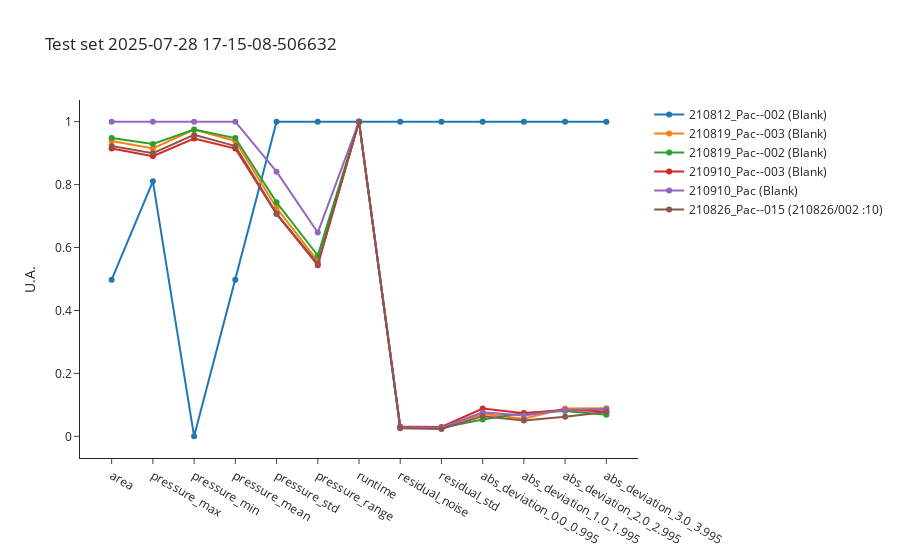
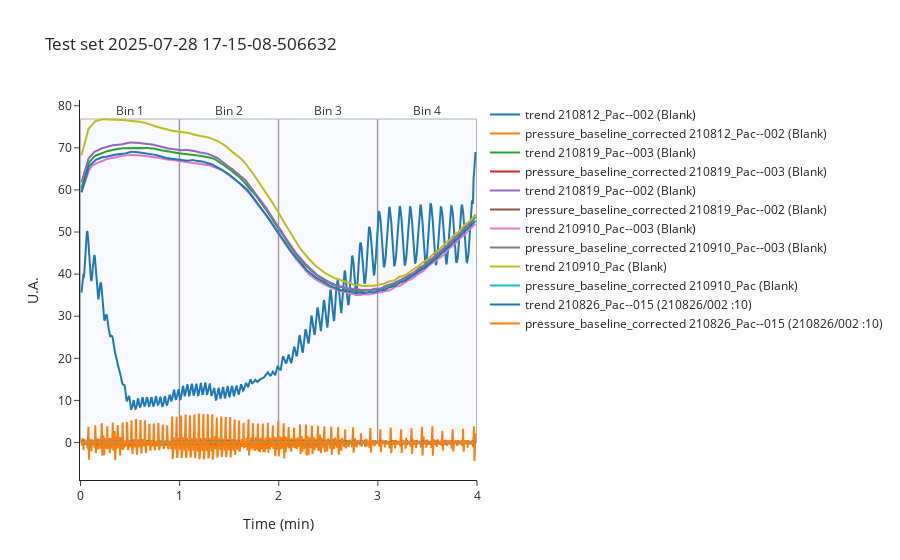
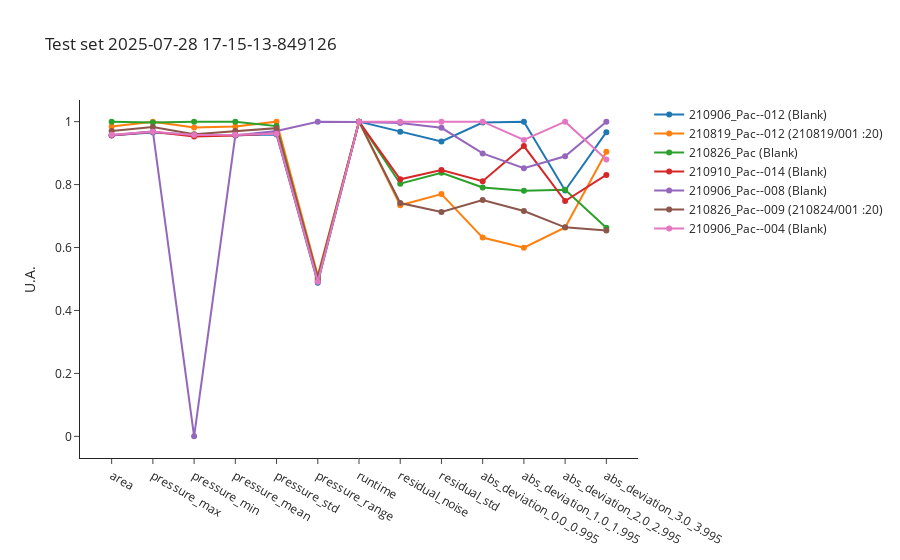
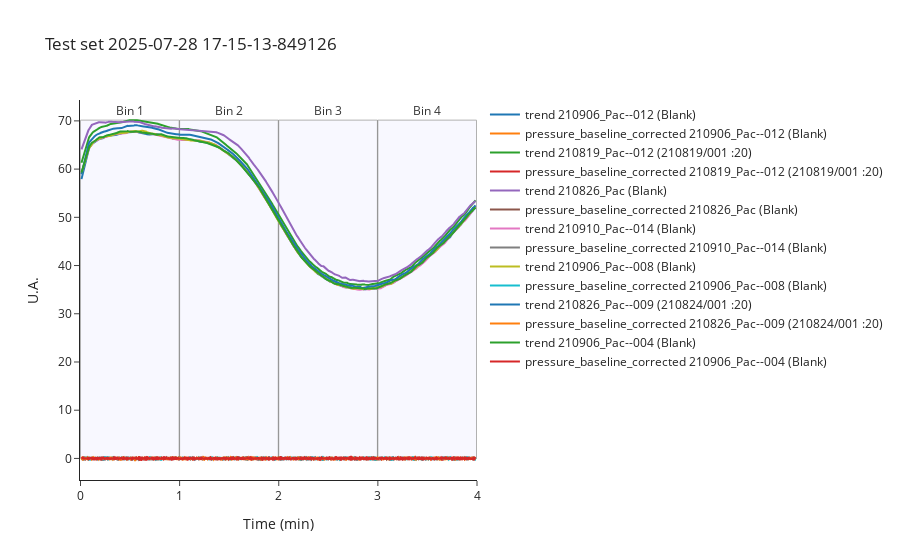

Here is the notebook cell these charts were saved with, in order:
### Code cell
test_dates = []
import datetime
import random
for i in [1, 2, 3, 4]:
    now = datetime.datetime.now().isoformat()
    now = now.replace(":", "-").replace(".", "-").replace("T", " ")
    test_dates.append(now)

    test_indices = random.sample(test_source_indices, random.randint(5, 8))
    print("Test set ", now ,  " indices: ", test_indices)

    test_data = ana.get_features(test_indices)
    test_metadata = ana.get_metadata(test_indices)
    test_data.to_csv(f"dev/test_{now}_features.csv", index=False)
    test_metadata.to_csv(f"dev/test_{now}_metadata.csv", index=False)

    fig_test_curves=ana.plot_pressure_curves(indices = test_indices)
    fig_test_curves.update_layout(showlegend=False)
    fig_test_curves.write_image(f"dev/figures/fig_test_{now}_curves.png", width=1000, height= 350, scale = 3)
    #fig_test_curves.update_layout(showlegend=True)
    #fig_test_curves.show()

    fig_test_features=ana.plot_features(indices = test_indices)
    fig_test_features.update_layout(showlegend=False)
    fig_test_features.write_image(f"dev/figures/fig_test_{now}_features.png", width=1100, height= 350, scale = 3)
    fig_test_features.update_layout(title=f"Test set {now}", showlegend=True)
    fig_test_features.show()
    
    fig_test_features_raw = ana.plot_features_raw(indices = test_indices)
    fig_test_features_raw.update_layout(showlegend=False)
    fig_test_features_raw.write_image(f"dev/figures/fig_test_{now}_features_raw.png", width=1100, height= 350, scale = 3)
    fig_test_features_raw.update_layout(title=f"Test set {now}", showlegend=True)
    fig_test_features_raw.show()


test_set = test_data
test_set_meta = test_metadata
%store test_set test_set_meta

### Figure 1 — Plotly figure (JSON) as saved in the notebook; plotly's stock layout.template omitted (floating-point values rounded to 4 significant figures)
{"data": [{"hovertemplate": "<b>index: </b>15<br><b>name: </b>210812_Pac--002<br><b>path: </b>C:/Users/Sandeep/Desktop/ExtractedSignals\\210812_Pac 2021-08-12 10-30-07\\210812_Pac--002.D<br><b>batch: </b>210812_Pac 2021-08-12 10-30-07<br><b>batch_position: </b>2<br><b>idle_time: </b>39.0<br><b>sample: </b>Blank<br><b>method: </b>SAA_411_Pac.M<br><b>timestamp: </b>2021-08-12 10:36:26<br><b>detector: </b>G1315C<br><b>pump: </b>G7110B<br><b>start_time: </b>2021-08-12 10:37:00<br><b>end_time: </b>2021-08-12 10:41:00<br><b>runtime: </b>239.7000000000036<br><b>x: </b>%{x}<br><b>y: </b>%{y}<extra></extra>", "mode": "markers+lines", "name": "210812_Pac--002 (Blank)", "text": "<b>index: </b>15<br><b>name: </b>210812_Pac--002<br><b>path: </b>C:/Users/Sandeep/Desktop/ExtractedSignals\\210812_Pac 2021-08-12 10-30-07\\210812_Pac--002.D<br><b>batch: </b>210812_Pac 2021-08-12 10-30-07<br><b>batch_position: </b>2<br><b>idle_time: </b>39.0<br><b>sample: </b>Blank<br><b>method: </b>SAA_411_Pac.M<br><b>timestamp: </b>2021-08-12 10:36:26<br><b>detector: </b>G1315C<br><b>pump: </b>G7110B<br><b>start_time: </b>2021-08-12 10:37:00<br><b>end_time: </b>2021-08-12 10:41:00<br><b>runtime: </b>239.7000000000036", "type": "scatter", "x": ["area", "pressure_max", "pressure_min", "pressure_mean", "pressure_std", "pressure_range", "runtime", "residual_noise", "residual_std", "abs_deviation_0.0_0.995", "abs_deviation_1.0_1.995", "abs_deviation_2.0_2.995", "abs_deviation_3.0_3.995"], "y": [0.4977, 0.8105, 0, 0.4979, 1, 1, 1, 1, 1, 1, 1, 1, 1]}, {"hovertemplate": "<b>index: </b>118<br><b>name: </b>210819_Pac--003<br><b>path: </b>C:/Users/Sandeep/Desktop/ExtractedSignals\\210819_Pac 2021-08-19 15-50-49\\210819_Pac--003.D<br><b>batch: </b>210819_Pac 2021-08-19 15-50-49<br><b>batch_position: </b>3<br><b>idle_time: </b>39.0<br><b>sample: </b>Blank<br><b>method: </b>SAA_411_Pac.M<br><b>timestamp: </b>2021-08-19 16:02:09<br><b>detector: </b>G1315C<br><b>pump: </b>G7110B<br><b>start_time: </b>2021-08-19 16:02:43<br><b>end_time: </b>2021-08-19 16:06:43<br><b>runtime: </b>239.7000000000036<br><b>x: </b>%{x}<br><b>y: </b>%{y}<extra></extra>", "mode": "markers+lines", "name": "210819_Pac--003 (Blank)", "text": "<b>index: </b>118<br><b>name: </b>210819_Pac--003<br><b>path: </b>C:/Users/Sandeep/Desktop/ExtractedSignals\\210819_Pac 2021-08-19 15-50-49\\210819_Pac--003.D<br><b>batch: </b>210819_Pac 2021-08-19 15-50-49<br><b>batch_position: </b>3<br><b>idle_time: </b>39.0<br><b>sample: </b>Blank<br><b>method: </b>SAA_411_Pac.M<br><b>timestamp: </b>2021-08-19 16:02:09<br><b>detector: </b>G1315C<br><b>pump: </b>G7110B<br><b>start_time: </b>2021-08-19 16:02:43<br><b>end_time: </b>2021-08-19 16:06:43<br><b>runtime: </b>239.7000000000036", "type": "scatter", "x": ["area", "pressure_max", "pressure_min", "pressure_mean", "pressure_std", "pressure_range", "runtime", "residual_noise", "residual_std", "abs_deviation_0.0_0.995", "abs_deviation_1.0_1.995", "abs_deviation_2.0_2.995", "abs_deviation_3.0_3.995"], "y": [0.9386, 0.9147, 0.9751, 0.9386, 0.7258, 0.557, 1, 0.02907, 0.02757, 0.07061, 0.05572, 0.08818, 0.08902]}, {"hovertemplate": "<b>index: </b>117<br><b>name: </b>210819_Pac--002<br><b>path: </b>C:/Users/Sandeep/Desktop/ExtractedSignals\\210819_Pac 2021-08-19 15-50-49\\210819_Pac--002.D<br><b>batch: </b>210819_Pac 2021-08-19 15-50-49<br><b>batch_position: </b>2<br><b>idle_time: </b>39.0<br><b>sample: </b>Blank<br><b>method: </b>SAA_411_Pac.M<br><b>timestamp: </b>2021-08-19 15:57:29<br><b>detector: </b>G1315C<br><b>pump: </b>G7110B<br><b>start_time: </b>2021-08-19 15:58:03<br><b>end_time: </b>2021-08-19 16:02:04<br><b>runtime: </b>239.7000000000036<br><b>x: </b>%{x}<br><b>y: </b>%{y}<extra></extra>", "mode": "markers+lines", "name": "210819_Pac--002 (Blank)", "text": "<b>index: </b>117<br><b>name: </b>210819_Pac--002<br><b>path: </b>C:/Users/Sandeep/Desktop/ExtractedSignals\\210819_Pac 2021-08-19 15-50-49\\210819_Pac--002.D<br><b>batch: </b>210819_Pac 2021-08-19 15-50-49<br><b>batch_position: </b>2<br><b>idle_time: </b>39.0<br><b>sample: </b>Blank<br><b>method: </b>SAA_411_Pac.M<br><b>timestamp: </b>2021-08-19 15:57:29<br><b>detector: </b>G1315C<br><b>pump: </b>G7110B<br><b>start_time: </b>2021-08-19 15:58:03<br><b>end_time: </b>2021-08-19 16:02:04<br><b>runtime: </b>239.7000000000036", "type": "scatter", "x": ["area", "pressure_max", "pressure_min", "pressure_mean", "pressure_std", "pressure_range", "runtime", "residual_noise", "residual_std", "abs_deviation_0.0_0.995", "abs_deviation_1.0_1.995", "abs_deviation_2.0_2.995", "abs_deviation_3.0_3.995"], "y": [0.9479, 0.929, 0.9751, 0.9479, 0.7436, 0.5746, 1, 0.02788, 0.02719, 0.05377, 0.07451, 0.08033, 0.06841]}, {"hovertemplate": "<b>index: </b>268<br><b>name: </b>210910_Pac--003<br><b>path: </b>C:/Users/Sandeep/Desktop/ExtractedSignals\\210910_Pac 2021-09-10 14-25-54\\210910_Pac--003.D<br><b>batch: </b>210910_Pac 2021-09-10 14-25-54<br><b>batch_position: </b>3<br><b>idle_time: </b>37.0<br><b>sample: </b>Blank<br><b>method: </b>SAA_411_Pac.M<br><b>timestamp: </b>2021-09-10 14:36:49<br><b>detector: </b>G1315C<br><b>pump: </b>G7110B<br><b>start_time: </b>2021-09-10 14:37:21<br><b>end_time: </b>2021-09-10 14:41:21<br><b>runtime: </b>239.7000000000036<br><b>x: </b>%{x}<br><b>y: </b>%{y}<extra></extra>", "mode": "markers+lines", "name": "210910_Pac--003 (Blank)", "text": "<b>index: </b>268<br><b>name: </b>210910_Pac--003<br><b>path: </b>C:/Users/Sandeep/Desktop/ExtractedSignals\\210910_Pac 2021-09-10 14-25-54\\210910_Pac--003.D<br><b>batch: </b>210910_Pac 2021-09-10 14-25-54<br><b>batch_position: </b>3<br><b>idle_time: </b>37.0<br><b>sample: </b>Blank<br><b>method: </b>SAA_411_Pac.M<br><b>timestamp: </b>2021-09-10 14:36:49<br><b>detector: </b>G1315C<br><b>pump: </b>G7110B<br><b>start_time: </b>2021-09-10 14:37:21<br><b>end_time: </b>2021-09-10 14:41:21<br><b>runtime: </b>239.7000000000036", "type": "scatter", "x": ["area", "pressure_max", "pressure_min", "pressure_mean", "pressure_std", "pressure_range", "runtime", "residual_noise", "residual_std", "abs_deviation_0.0_0.995", "abs_deviation_1.0_1.995", "abs_deviation_2.0_2.995", "abs_deviation_3.0_3.995"], "y": [0.9146, 0.8903, 0.9464, 0.9146, 0.7064, 0.5437, 1, 0.03144, 0.02984, 0.08841, 0.07321, 0.08471, 0.07906]}, {"hovertemplate": "<b>index: </b>266<br><b>name: </b>210910_Pac<br><b>path: </b>C:/Users/Sandeep/Desktop/ExtractedSignals\\210910_Pac 2021-09-10 14-25-54\\210910_Pac.D<br><b>batch: </b>210910_Pac 2021-09-10 14-25-54<br><b>batch_position: </b>1<br><b>idle_time: </b>142.0<br><b>sample: </b>Blank<br><b>method: </b>SAA_411_Pac.M<br><b>timestamp: </b>2021-09-10 14:25:59<br><b>detector: </b>G1315C<br><b>pump: </b>G7110B<br><b>start_time: </b>2021-09-10 14:28:06<br><b>end_time: </b>2021-09-10 14:32:06<br><b>runtime: </b>239.7000000000036<br><b>x: </b>%{x}<br><b>y: </b>%{y}<extra></extra>", "mode": "markers+lines", "name": "210910_Pac (Blank)", "text": "<b>index: </b>266<br><b>name: </b>210910_Pac<br><b>path: </b>C:/Users/Sandeep/Desktop/ExtractedSignals\\210910_Pac 2021-09-10 14-25-54\\210910_Pac.D<br><b>batch: </b>210910_Pac 2021-09-10 14-25-54<br><b>batch_position: </b>1<br><b>idle_time: </b>142.0<br><b>sample: </b>Blank<br><b>method: </b>SAA_411_Pac.M<br><b>timestamp: </b>2021-09-10 14:25:59<br><b>detector: </b>G1315C<br><b>pump: </b>G7110B<br><b>start_time: </b>2021-09-10 14:28:06<br><b>end_time: </b>2021-09-10 14:32:06<br><b>runtime: </b>239.7000000000036", "type": "scatter", "x": ["area", "pressure_max", "pressure_min", "pressure_mean", "pressure_std", "pressure_range", "runtime", "residual_noise", "residual_std", "abs_deviation_0.0_0.995", "abs_deviation_1.0_1.995", "abs_deviation_2.0_2.995", "abs_deviation_3.0_3.995"], "y": [1, 1, 1, 1, 0.8409, 0.6477, 1, 0.02904, 0.02726, 0.07616, 0.06627, 0.0838, 0.08655]}, {"hovertemplate": "<b>index: </b>163<br><b>name: </b>210826_Pac--015<br><b>path: </b>C:/Users/Sandeep/Desktop/ExtractedSignals\\210826_Pac 2021-08-26 16-15-14\\210826_Pac--015.D<br><b>batch: </b>210826_Pac 2021-08-26 16-15-14<br><b>batch_position: </b>15<br><b>idle_time: </b>40.0<br><b>sample: </b>210826/002 :10<br><b>method: </b>SAA_411_Pac.M<br><b>timestamp: </b>2021-08-26 17:20:52<br><b>detector: </b>G1315C<br><b>pump: </b>G7110B<br><b>start_time: </b>2021-08-26 17:21:26<br><b>end_time: </b>2021-08-26 17:25:26<br><b>runtime: </b>239.7000000000036<br><b>x: </b>%{x}<br><b>y: </b>%{y}<extra></extra>", "mode": "markers+lines", "name": "210826_Pac--015 (210826/002 :10)", "text": "<b>index: </b>163<br><b>name: </b>210826_Pac--015<br><b>path: </b>C:/Users/Sandeep/Desktop/ExtractedSignals\\210826_Pac 2021-08-26 16-15-14\\210826_Pac--015.D<br><b>batch: </b>210826_Pac 2021-08-26 16-15-14<br><b>batch_position: </b>15<br><b>idle_time: </b>40.0<br><b>sample: </b>210826/002 :10<br><b>method: </b>SAA_411_Pac.M<br><b>timestamp: </b>2021-08-26 17:20:52<br><b>detector: </b>G1315C<br><b>pump: </b>G7110B<br><b>start_time: </b>2021-08-26 17:21:26<br><b>end_time: </b>2021-08-26 17:25:26<br><b>runtime: </b>239.7000000000036", "type": "scatter", "x": ["area", "pressure_max", "pressure_min", "pressure_mean", "pressure_std", "pressure_range", "runtime", "residual_noise", "residual_std", "abs_deviation_0.0_0.995", "abs_deviation_1.0_1.995", "abs_deviation_2.0_2.995", "abs_deviation_3.0_3.995"], "y": [0.9224, 0.8998, 0.9579, 0.9223, 0.7081, 0.5487, 1, 0.02571, 0.0233, 0.06416, 0.05017, 0.06234, 0.07716]}], "layout": {"showlegend": true, "title": {"text": "Test set 2025-07-28 17-15-08-506632"}, "xaxis": {"title": {}}, "yaxis": {"title": {"text": "U.A."}}}}

### Figure 2 — Plotly figure (JSON) as saved in the notebook; plotly's stock layout.template omitted (floating-point values rounded to 4 significant figures; data arrays with more than 128 entries replaced by an {"elided": "..."} marker saying what was removed)
{"data": [{"mode": "lines", "name": "trend 210812_Pac--002 (Blank)", "text": "15. 210812_Pac--002 (Blank)<br>Batch: 210812_Pac 2021-08-12 10-30-07<br>Method: SAA_411_Pac.M", "type": "scatter", "x": {"elided": "796 float values"}, "y": {"elided": "796 float values"}}, {"mode": "lines", "name": "pressure_baseline_corrected 210812_Pac--002 (Blank)", "text": "15. 210812_Pac--002 (Blank)<br>Batch: 210812_Pac 2021-08-12 10-30-07<br>Method: SAA_411_Pac.M", "type": "scatter", "x": {"elided": "796 float values"}, "y": {"elided": "796 float values"}}, {"mode": "lines", "name": "trend 210819_Pac--003 (Blank)", "text": "118. 210819_Pac--003 (Blank)<br>Batch: 210819_Pac 2021-08-19 15-50-49<br>Method: SAA_411_Pac.M", "type": "scatter", "x": {"elided": "796 float values"}, "y": {"elided": "796 float values"}}, {"mode": "lines", "name": "pressure_baseline_corrected 210819_Pac--003 (Blank)", "text": "118. 210819_Pac--003 (Blank)<br>Batch: 210819_Pac 2021-08-19 15-50-49<br>Method: SAA_411_Pac.M", "type": "scatter", "x": {"elided": "796 float values"}, "y": {"elided": "796 float values"}}, {"mode": "lines", "name": "trend 210819_Pac--002 (Blank)", "text": "117. 210819_Pac--002 (Blank)<br>Batch: 210819_Pac 2021-08-19 15-50-49<br>Method: SAA_411_Pac.M", "type": "scatter", "x": {"elided": "796 float values"}, "y": {"elided": "796 float values"}}, {"mode": "lines", "name": "pressure_baseline_corrected 210819_Pac--002 (Blank)", "text": "117. 210819_Pac--002 (Blank)<br>Batch: 210819_Pac 2021-08-19 15-50-49<br>Method: SAA_411_Pac.M", "type": "scatter", "x": {"elided": "796 float values"}, "y": {"elided": "796 float values"}}, {"mode": "lines", "name": "trend 210910_Pac--003 (Blank)", "text": "268. 210910_Pac--003 (Blank)<br>Batch: 210910_Pac 2021-09-10 14-25-54<br>Method: SAA_411_Pac.M", "type": "scatter", "x": {"elided": "796 float values"}, "y": {"elided": "796 float values"}}, {"mode": "lines", "name": "pressure_baseline_corrected 210910_Pac--003 (Blank)", "text": "268. 210910_Pac--003 (Blank)<br>Batch: 210910_Pac 2021-09-10 14-25-54<br>Method: SAA_411_Pac.M", "type": "scatter", "x": {"elided": "796 float values"}, "y": {"elided": "796 float values"}}, {"mode": "lines", "name": "trend 210910_Pac (Blank)", "text": "266. 210910_Pac (Blank)<br>Batch: 210910_Pac 2021-09-10 14-25-54<br>Method: SAA_411_Pac.M", "type": "scatter", "x": {"elided": "796 float values"}, "y": {"elided": "796 float values"}}, {"mode": "lines", "name": "pressure_baseline_corrected 210910_Pac (Blank)", "text": "266. 210910_Pac (Blank)<br>Batch: 210910_Pac 2021-09-10 14-25-54<br>Method: SAA_411_Pac.M", "type": "scatter", "x": {"elided": "796 float values"}, "y": {"elided": "796 float values"}}, {"mode": "lines", "name": "trend 210826_Pac--015 (210826/002 :10)", "text": "163. 210826_Pac--015 (210826/002 :10)<br>Batch: 210826_Pac 2021-08-26 16-15-14<br>Method: SAA_411_Pac.M", "type": "scatter", "x": {"elided": "796 float values"}, "y": {"elided": "796 float values"}}, {"mode": "lines", "name": "pressure_baseline_corrected 210826_Pac--015 (210826/002 :10)", "text": "163. 210826_Pac--015 (210826/002 :10)<br>Batch: 210826_Pac 2021-08-26 16-15-14<br>Method: SAA_411_Pac.M", "type": "scatter", "x": {"elided": "796 float values"}, "y": {"elided": "796 float values"}}], "layout": {"annotations": [{"align": "center", "font": {"color": "black", "size": 12}, "hovertext": "Entries between time: 0.0 and 0.995", "opacity": 0.8, "showarrow": false, "text": "<br>Bin 1<br>", "x": 0.4975, "y": 78.85}, {"align": "center", "font": {"color": "black", "size": 12}, "hovertext": "Entries between time: 1.0 and 1.995", "opacity": 0.8, "showarrow": false, "text": "<br>Bin 2<br>", "x": 1.498, "y": 78.85}, {"align": "center", "font": {"color": "black", "size": 12}, "hovertext": "Entries between time: 2.0 and 2.995", "opacity": 0.8, "showarrow": false, "text": "<br>Bin 3<br>", "x": 2.498, "y": 78.85}, {"align": "center", "font": {"color": "black", "size": 12}, "hovertext": "Entries between time: 3.0 and 3.995", "opacity": 0.8, "showarrow": false, "text": "<br>Bin 4<br>", "x": 3.498, "y": 78.85}], "shapes": [{"fillcolor": "rgba(200,200,255,0.4)", "layer": "below", "line": {"width": 1}, "type": "rect", "x0": 0, "x1": 0.995, "y0": 0, "y1": 76.85}, {"fillcolor": "rgba(200,200,255,0.4)", "layer": "below", "line": {"width": 1}, "type": "rect", "x0": 1, "x1": 1.995, "y0": 0, "y1": 76.85}, {"fillcolor": "rgba(200,200,255,0.4)", "layer": "below", "line": {"width": 1}, "type": "rect", "x0": 2, "x1": 2.995, "y0": 0, "y1": 76.85}, {"fillcolor": "rgba(200,200,255,0.4)", "layer": "below", "line": {"width": 1}, "type": "rect", "x0": 3, "x1": 3.995, "y0": 0, "y1": 76.85}], "showlegend": true, "title": {"text": "Test set 2025-07-28 17-15-08-506632"}, "xaxis": {"title": {"text": "Time (min)"}}, "yaxis": {"title": {"text": "U.A."}}}}

### Figure 3 — Plotly figure (JSON) as saved in the notebook; plotly's stock layout.template omitted (floating-point values rounded to 4 significant figures)
{"data": [{"hovertemplate": "<b>index: </b>245<br><b>name: </b>210906_Pac--012<br><b>path: </b>C:/Users/Sandeep/Desktop/ExtractedSignals\\210906_Pac 2021-09-06 11-09-22\\210906_Pac--012.D<br><b>batch: </b>210906_Pac 2021-09-06 11-09-22<br><b>batch_position: </b>12<br><b>idle_time: </b>39.0<br><b>sample: </b>Blank<br><b>method: </b>SAA_411_Pac.M<br><b>timestamp: </b>2021-09-06 12:00:52<br><b>detector: </b>G1315C<br><b>pump: </b>G7110B<br><b>start_time: </b>2021-09-06 12:01:26<br><b>end_time: </b>2021-09-06 12:05:26<br><b>runtime: </b>239.7000000000036<br><b>x: </b>%{x}<br><b>y: </b>%{y}<extra></extra>", "mode": "markers+lines", "name": "210906_Pac--012 (Blank)", "text": "<b>index: </b>245<br><b>name: </b>210906_Pac--012<br><b>path: </b>C:/Users/Sandeep/Desktop/ExtractedSignals\\210906_Pac 2021-09-06 11-09-22\\210906_Pac--012.D<br><b>batch: </b>210906_Pac 2021-09-06 11-09-22<br><b>batch_position: </b>12<br><b>idle_time: </b>39.0<br><b>sample: </b>Blank<br><b>method: </b>SAA_411_Pac.M<br><b>timestamp: </b>2021-09-06 12:00:52<br><b>detector: </b>G1315C<br><b>pump: </b>G7110B<br><b>start_time: </b>2021-09-06 12:01:26<br><b>end_time: </b>2021-09-06 12:05:26<br><b>runtime: </b>239.7000000000036", "type": "scatter", "x": ["area", "pressure_max", "pressure_min", "pressure_mean", "pressure_std", "pressure_range", "runtime", "residual_noise", "residual_std", "abs_deviation_0.0_0.995", "abs_deviation_1.0_1.995", "abs_deviation_2.0_2.995", "abs_deviation_3.0_3.995"], "y": [0.9569, 0.9657, 0.9583, 0.9569, 0.9588, 0.4881, 1, 0.9675, 0.937, 0.997, 1, 0.7813, 0.9667]}, {"hovertemplate": "<b>index: </b>127<br><b>name: </b>210819_Pac--012<br><b>path: </b>C:/Users/Sandeep/Desktop/ExtractedSignals\\210819_Pac 2021-08-19 15-50-49\\210819_Pac--012.D<br><b>batch: </b>210819_Pac 2021-08-19 15-50-49<br><b>batch_position: </b>12<br><b>idle_time: </b>39.0<br><b>sample: </b>210819/001 :20<br><b>method: </b>SAA_411_Pac.M<br><b>timestamp: </b>2021-08-19 16:44:01<br><b>detector: </b>G7110B<br><b>pump: </b>G7110B<br><b>start_time: </b>2021-08-19 16:44:35<br><b>end_time: </b>2021-08-19 16:48:35<br><b>runtime: </b>239.7000000000036<br><b>x: </b>%{x}<br><b>y: </b>%{y}<extra></extra>", "mode": "markers+lines", "name": "210819_Pac--012 (210819/001 :20)", "text": "<b>index: </b>127<br><b>name: </b>210819_Pac--012<br><b>path: </b>C:/Users/Sandeep/Desktop/ExtractedSignals\\210819_Pac 2021-08-19 15-50-49\\210819_Pac--012.D<br><b>batch: </b>210819_Pac 2021-08-19 15-50-49<br><b>batch_position: </b>12<br><b>idle_time: </b>39.0<br><b>sample: </b>210819/001 :20<br><b>method: </b>SAA_411_Pac.M<br><b>timestamp: </b>2021-08-19 16:44:01<br><b>detector: </b>G7110B<br><b>pump: </b>G7110B<br><b>start_time: </b>2021-08-19 16:44:35<br><b>end_time: </b>2021-08-19 16:48:35<br><b>runtime: </b>239.7000000000036", "type": "scatter", "x": ["area", "pressure_max", "pressure_min", "pressure_mean", "pressure_std", "pressure_range", "runtime", "residual_noise", "residual_std", "abs_deviation_0.0_0.995", "abs_deviation_1.0_1.995", "abs_deviation_2.0_2.995", "abs_deviation_3.0_3.995"], "y": [0.9844, 1, 0.9815, 0.9844, 1, 0.5113, 1, 0.7344, 0.7701, 0.6317, 0.5996, 0.6636, 0.9046]}, {"hovertemplate": "<b>index: </b>149<br><b>name: </b>210826_Pac<br><b>path: </b>C:/Users/Sandeep/Desktop/ExtractedSignals\\210826_Pac 2021-08-26 16-15-14\\210826_Pac.D<br><b>batch: </b>210826_Pac 2021-08-26 16-15-14<br><b>batch_position: </b>1<br><b>idle_time: </b>64.0<br><b>sample: </b>Blank<br><b>method: </b>SAA_411_Pac.M<br><b>timestamp: </b>2021-08-26 16:15:20<br><b>detector: </b>G7110B<br><b>pump: </b>G7110B<br><b>start_time: </b>2021-08-26 16:16:07<br><b>end_time: </b>2021-08-26 16:20:07<br><b>runtime: </b>239.7000000000036<br><b>x: </b>%{x}<br><b>y: </b>%{y}<extra></extra>", "mode": "markers+lines", "name": "210826_Pac (Blank)", "text": "<b>index: </b>149<br><b>name: </b>210826_Pac<br><b>path: </b>C:/Users/Sandeep/Desktop/ExtractedSignals\\210826_Pac 2021-08-26 16-15-14\\210826_Pac.D<br><b>batch: </b>210826_Pac 2021-08-26 16-15-14<br><b>batch_position: </b>1<br><b>idle_time: </b>64.0<br><b>sample: </b>Blank<br><b>method: </b>SAA_411_Pac.M<br><b>timestamp: </b>2021-08-26 16:15:20<br><b>detector: </b>G7110B<br><b>pump: </b>G7110B<br><b>start_time: </b>2021-08-26 16:16:07<br><b>end_time: </b>2021-08-26 16:20:07<br><b>runtime: </b>239.7000000000036", "type": "scatter", "x": ["area", "pressure_max", "pressure_min", "pressure_mean", "pressure_std", "pressure_range", "runtime", "residual_noise", "residual_std", "abs_deviation_0.0_0.995", "abs_deviation_1.0_1.995", "abs_deviation_2.0_2.995", "abs_deviation_3.0_3.995"], "y": [1, 0.9974, 1, 1, 0.9859, 0.4988, 1, 0.8028, 0.8376, 0.7909, 0.7804, 0.7837, 0.6626]}, {"hovertemplate": "<b>index: </b>279<br><b>name: </b>210910_Pac--014<br><b>path: </b>C:/Users/Sandeep/Desktop/ExtractedSignals\\210910_Pac 2021-09-10 14-25-54\\210910_Pac--014.D<br><b>batch: </b>210910_Pac 2021-09-10 14-25-54<br><b>batch_position: </b>14<br><b>idle_time: </b>38.0<br><b>sample: </b>Blank<br><b>method: </b>SAA_411_Pac.M<br><b>timestamp: </b>2021-09-10 15:27:44<br><b>detector: </b>G1315C<br><b>pump: </b>G7110B<br><b>start_time: </b>2021-09-10 15:28:17<br><b>end_time: </b>2021-09-10 15:32:17<br><b>runtime: </b>239.7000000000036<br><b>x: </b>%{x}<br><b>y: </b>%{y}<extra></extra>", "mode": "markers+lines", "name": "210910_Pac--014 (Blank)", "text": "<b>index: </b>279<br><b>name: </b>210910_Pac--014<br><b>path: </b>C:/Users/Sandeep/Desktop/ExtractedSignals\\210910_Pac 2021-09-10 14-25-54\\210910_Pac--014.D<br><b>batch: </b>210910_Pac 2021-09-10 14-25-54<br><b>batch_position: </b>14<br><b>idle_time: </b>38.0<br><b>sample: </b>Blank<br><b>method: </b>SAA_411_Pac.M<br><b>timestamp: </b>2021-09-10 15:27:44<br><b>detector: </b>G1315C<br><b>pump: </b>G7110B<br><b>start_time: </b>2021-09-10 15:28:17<br><b>end_time: </b>2021-09-10 15:32:17<br><b>runtime: </b>239.7000000000036", "type": "scatter", "x": ["area", "pressure_max", "pressure_min", "pressure_mean", "pressure_std", "pressure_range", "runtime", "residual_noise", "residual_std", "abs_deviation_0.0_0.995", "abs_deviation_1.0_1.995", "abs_deviation_2.0_2.995", "abs_deviation_3.0_3.995"], "y": [0.9564, 0.9682, 0.9528, 0.9563, 0.963, 0.4937, 1, 0.8168, 0.846, 0.8109, 0.9224, 0.7478, 0.8308]}, {"hovertemplate": "<b>index: </b>241<br><b>name: </b>210906_Pac--008<br><b>path: </b>C:/Users/Sandeep/Desktop/ExtractedSignals\\210906_Pac 2021-09-06 11-09-22\\210906_Pac--008.D<br><b>batch: </b>210906_Pac 2021-09-06 11-09-22<br><b>batch_position: </b>8<br><b>idle_time: </b>39.0<br><b>sample: </b>Blank<br><b>method: </b>SAA_411_Pac.M<br><b>timestamp: </b>2021-09-06 11:42:15<br><b>detector: </b>G1315C<br><b>pump: </b>G7110B<br><b>start_time: </b>2021-09-06 11:42:48<br><b>end_time: </b>2021-09-06 11:46:49<br><b>runtime: </b>239.40000000000362<br><b>x: </b>%{x}<br><b>y: </b>%{y}<extra></extra>", "mode": "markers+lines", "name": "210906_Pac--008 (Blank)", "text": "<b>index: </b>241<br><b>name: </b>210906_Pac--008<br><b>path: </b>C:/Users/Sandeep/Desktop/ExtractedSignals\\210906_Pac 2021-09-06 11-09-22\\210906_Pac--008.D<br><b>batch: </b>210906_Pac 2021-09-06 11-09-22<br><b>batch_position: </b>8<br><b>idle_time: </b>39.0<br><b>sample: </b>Blank<br><b>method: </b>SAA_411_Pac.M<br><b>timestamp: </b>2021-09-06 11:42:15<br><b>detector: </b>G1315C<br><b>pump: </b>G7110B<br><b>start_time: </b>2021-09-06 11:42:48<br><b>end_time: </b>2021-09-06 11:46:49<br><b>runtime: </b>239.40000000000362", "type": "scatter", "x": ["area", "pressure_max", "pressure_min", "pressure_mean", "pressure_std", "pressure_range", "runtime", "residual_noise", "residual_std", "abs_deviation_0.0_0.995", "abs_deviation_1.0_1.995", "abs_deviation_2.0_2.995", "abs_deviation_3.0_3.995"], "y": [0.9567, 0.9689, 0, 0.9567, 0.9704, 1, 0.9987, 0.9958, 0.9804, 0.899, 0.8522, 0.89, 1]}, {"hovertemplate": "<b>index: </b>157<br><b>name: </b>210826_Pac--009<br><b>path: </b>C:/Users/Sandeep/Desktop/ExtractedSignals\\210826_Pac 2021-08-26 16-15-14\\210826_Pac--009.D<br><b>batch: </b>210826_Pac 2021-08-26 16-15-14<br><b>batch_position: </b>9<br><b>idle_time: </b>40.0<br><b>sample: </b>210824/001 :20<br><b>method: </b>SAA_411_Pac.M<br><b>timestamp: </b>2021-08-26 16:52:52<br><b>detector: </b>G1315C<br><b>pump: </b>G7110B<br><b>start_time: </b>2021-08-26 16:53:27<br><b>end_time: </b>2021-08-26 16:57:27<br><b>runtime: </b>239.7000000000036<br><b>x: </b>%{x}<br><b>y: </b>%{y}<extra></extra>", "mode": "markers+lines", "name": "210826_Pac--009 (210824/001 :20)", "text": "<b>index: </b>157<br><b>name: </b>210826_Pac--009<br><b>path: </b>C:/Users/Sandeep/Desktop/ExtractedSignals\\210826_Pac 2021-08-26 16-15-14\\210826_Pac--009.D<br><b>batch: </b>210826_Pac 2021-08-26 16-15-14<br><b>batch_position: </b>9<br><b>idle_time: </b>40.0<br><b>sample: </b>210824/001 :20<br><b>method: </b>SAA_411_Pac.M<br><b>timestamp: </b>2021-08-26 16:52:52<br><b>detector: </b>G1315C<br><b>pump: </b>G7110B<br><b>start_time: </b>2021-08-26 16:53:27<br><b>end_time: </b>2021-08-26 16:57:27<br><b>runtime: </b>239.7000000000036", "type": "scatter", "x": ["area", "pressure_max", "pressure_min", "pressure_mean", "pressure_std", "pressure_range", "runtime", "residual_noise", "residual_std", "abs_deviation_0.0_0.995", "abs_deviation_1.0_1.995", "abs_deviation_2.0_2.995", "abs_deviation_3.0_3.995"], "y": [0.9701, 0.983, 0.9597, 0.9701, 0.9793, 0.5053, 1, 0.7413, 0.7128, 0.7511, 0.7159, 0.6641, 0.6538]}, {"hovertemplate": "<b>index: </b>237<br><b>name: </b>210906_Pac--004<br><b>path: </b>C:/Users/Sandeep/Desktop/ExtractedSignals\\210906_Pac 2021-09-06 11-09-22\\210906_Pac--004.D<br><b>batch: </b>210906_Pac 2021-09-06 11-09-22<br><b>batch_position: </b>4<br><b>idle_time: </b>39.0<br><b>sample: </b>Blank<br><b>method: </b>SAA_411_Pac.M<br><b>timestamp: </b>2021-09-06 11:23:39<br><b>detector: </b>G1315C<br><b>pump: </b>G7110B<br><b>start_time: </b>2021-09-06 11:24:12<br><b>end_time: </b>2021-09-06 11:28:13<br><b>runtime: </b>239.7000000000036<br><b>x: </b>%{x}<br><b>y: </b>%{y}<extra></extra>", "mode": "markers+lines", "name": "210906_Pac--004 (Blank)", "text": "<b>index: </b>237<br><b>name: </b>210906_Pac--004<br><b>path: </b>C:/Users/Sandeep/Desktop/ExtractedSignals\\210906_Pac 2021-09-06 11-09-22\\210906_Pac--004.D<br><b>batch: </b>210906_Pac 2021-09-06 11-09-22<br><b>batch_position: </b>4<br><b>idle_time: </b>39.0<br><b>sample: </b>Blank<br><b>method: </b>SAA_411_Pac.M<br><b>timestamp: </b>2021-09-06 11:23:39<br><b>detector: </b>G1315C<br><b>pump: </b>G7110B<br><b>start_time: </b>2021-09-06 11:24:12<br><b>end_time: </b>2021-09-06 11:28:13<br><b>runtime: </b>239.7000000000036", "type": "scatter", "x": ["area", "pressure_max", "pressure_min", "pressure_mean", "pressure_std", "pressure_range", "runtime", "residual_noise", "residual_std", "abs_deviation_0.0_0.995", "abs_deviation_1.0_1.995", "abs_deviation_2.0_2.995", "abs_deviation_3.0_3.995"], "y": [0.9582, 0.9682, 0.9578, 0.9582, 0.9615, 0.4911, 1, 1, 1, 1, 0.9418, 1, 0.88]}], "layout": {"showlegend": true, "title": {"text": "Test set 2025-07-28 17-15-13-849126"}, "xaxis": {"title": {}}, "yaxis": {"title": {"text": "U.A."}}}}

### Figure 4 — Plotly figure (JSON) as saved in the notebook; plotly's stock layout.template omitted (floating-point values rounded to 4 significant figures; data arrays with more than 128 entries replaced by an {"elided": "..."} marker saying what was removed)
{"data": [{"mode": "lines", "name": "trend 210906_Pac--012 (Blank)", "text": "245. 210906_Pac--012 (Blank)<br>Batch: 210906_Pac 2021-09-06 11-09-22<br>Method: SAA_411_Pac.M", "type": "scatter", "x": {"elided": "796 float values"}, "y": {"elided": "796 float values"}}, {"mode": "lines", "name": "pressure_baseline_corrected 210906_Pac--012 (Blank)", "text": "245. 210906_Pac--012 (Blank)<br>Batch: 210906_Pac 2021-09-06 11-09-22<br>Method: SAA_411_Pac.M", "type": "scatter", "x": {"elided": "796 float values"}, "y": {"elided": "796 float values"}}, {"mode": "lines", "name": "trend 210819_Pac--012 (210819/001 :20)", "text": "127. 210819_Pac--012 (210819/001 :20)<br>Batch: 210819_Pac 2021-08-19 15-50-49<br>Method: SAA_411_Pac.M", "type": "scatter", "x": {"elided": "796 float values"}, "y": {"elided": "796 float values"}}, {"mode": "lines", "name": "pressure_baseline_corrected 210819_Pac--012 (210819/001 :20)", "text": "127. 210819_Pac--012 (210819/001 :20)<br>Batch: 210819_Pac 2021-08-19 15-50-49<br>Method: SAA_411_Pac.M", "type": "scatter", "x": {"elided": "796 float values"}, "y": {"elided": "796 float values"}}, {"mode": "lines", "name": "trend 210826_Pac (Blank)", "text": "149. 210826_Pac (Blank)<br>Batch: 210826_Pac 2021-08-26 16-15-14<br>Method: SAA_411_Pac.M", "type": "scatter", "x": {"elided": "796 float values"}, "y": {"elided": "796 float values"}}, {"mode": "lines", "name": "pressure_baseline_corrected 210826_Pac (Blank)", "text": "149. 210826_Pac (Blank)<br>Batch: 210826_Pac 2021-08-26 16-15-14<br>Method: SAA_411_Pac.M", "type": "scatter", "x": {"elided": "796 float values"}, "y": {"elided": "796 float values"}}, {"mode": "lines", "name": "trend 210910_Pac--014 (Blank)", "text": "279. 210910_Pac--014 (Blank)<br>Batch: 210910_Pac 2021-09-10 14-25-54<br>Method: SAA_411_Pac.M", "type": "scatter", "x": {"elided": "796 float values"}, "y": {"elided": "796 float values"}}, {"mode": "lines", "name": "pressure_baseline_corrected 210910_Pac--014 (Blank)", "text": "279. 210910_Pac--014 (Blank)<br>Batch: 210910_Pac 2021-09-10 14-25-54<br>Method: SAA_411_Pac.M", "type": "scatter", "x": {"elided": "796 float values"}, "y": {"elided": "796 float values"}}, {"mode": "lines", "name": "trend 210906_Pac--008 (Blank)", "text": "241. 210906_Pac--008 (Blank)<br>Batch: 210906_Pac 2021-09-06 11-09-22<br>Method: SAA_411_Pac.M", "type": "scatter", "x": {"elided": "796 float values"}, "y": {"elided": "796 float values"}}, {"mode": "lines", "name": "pressure_baseline_corrected 210906_Pac--008 (Blank)", "text": "241. 210906_Pac--008 (Blank)<br>Batch: 210906_Pac 2021-09-06 11-09-22<br>Method: SAA_411_Pac.M", "type": "scatter", "x": {"elided": "796 float values"}, "y": {"elided": "796 float values"}}, {"mode": "lines", "name": "trend 210826_Pac--009 (210824/001 :20)", "text": "157. 210826_Pac--009 (210824/001 :20)<br>Batch: 210826_Pac 2021-08-26 16-15-14<br>Method: SAA_411_Pac.M", "type": "scatter", "x": {"elided": "796 float values"}, "y": {"elided": "796 float values"}}, {"mode": "lines", "name": "pressure_baseline_corrected 210826_Pac--009 (210824/001 :20)", "text": "157. 210826_Pac--009 (210824/001 :20)<br>Batch: 210826_Pac 2021-08-26 16-15-14<br>Method: SAA_411_Pac.M", "type": "scatter", "x": {"elided": "796 float values"}, "y": {"elided": "796 float values"}}, {"mode": "lines", "name": "trend 210906_Pac--004 (Blank)", "text": "237. 210906_Pac--004 (Blank)<br>Batch: 210906_Pac 2021-09-06 11-09-22<br>Method: SAA_411_Pac.M", "type": "scatter", "x": {"elided": "796 float values"}, "y": {"elided": "796 float values"}}, {"mode": "lines", "name": "pressure_baseline_corrected 210906_Pac--004 (Blank)", "text": "237. 210906_Pac--004 (Blank)<br>Batch: 210906_Pac 2021-09-06 11-09-22<br>Method: SAA_411_Pac.M", "type": "scatter", "x": {"elided": "796 float values"}, "y": {"elided": "796 float values"}}], "layout": {"annotations": [{"align": "center", "font": {"color": "black", "size": 12}, "hovertext": "Entries between time: 0.0 and 0.995", "opacity": 0.8, "showarrow": false, "text": "<br>Bin 1<br>", "x": 0.4975, "y": 72.15}, {"align": "center", "font": {"color": "black", "size": 12}, "hovertext": "Entries between time: 1.0 and 1.995", "opacity": 0.8, "showarrow": false, "text": "<br>Bin 2<br>", "x": 1.498, "y": 72.15}, {"align": "center", "font": {"color": "black", "size": 12}, "hovertext": "Entries between time: 2.0 and 2.995", "opacity": 0.8, "showarrow": false, "text": "<br>Bin 3<br>", "x": 2.498, "y": 72.15}, {"align": "center", "font": {"color": "black", "size": 12}, "hovertext": "Entries between time: 3.0 and 3.995", "opacity": 0.8, "showarrow": false, "text": "<br>Bin 4<br>", "x": 3.498, "y": 72.15}], "shapes": [{"fillcolor": "rgba(200,200,255,0.4)", "layer": "below", "line": {"width": 1}, "type": "rect", "x0": 0, "x1": 0.995, "y0": 0, "y1": 70.15}, {"fillcolor": "rgba(200,200,255,0.4)", "layer": "below", "line": {"width": 1}, "type": "rect", "x0": 1, "x1": 1.995, "y0": 0, "y1": 70.15}, {"fillcolor": "rgba(200,200,255,0.4)", "layer": "below", "line": {"width": 1}, "type": "rect", "x0": 2, "x1": 2.995, "y0": 0, "y1": 70.15}, {"fillcolor": "rgba(200,200,255,0.4)", "layer": "below", "line": {"width": 1}, "type": "rect", "x0": 3, "x1": 3.995, "y0": 0, "y1": 70.15}], "showlegend": true, "title": {"text": "Test set 2025-07-28 17-15-13-849126"}, "xaxis": {"title": {"text": "Time (min)"}}, "yaxis": {"title": {"text": "U.A."}}}}
